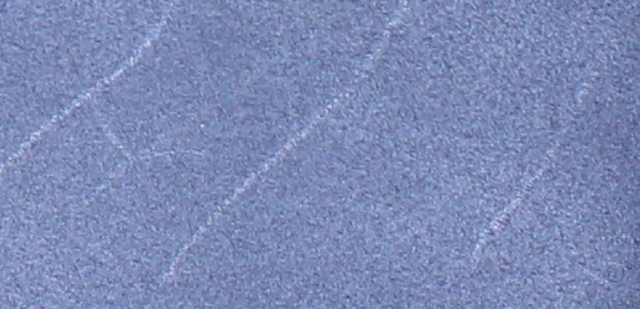
#> input picture Image/scratch.png, 640 x 309 px, found by its file name
$ python CV_7_Scratch.py   (older library calls are emulated)
#> lines starting #> are read from the running program, lines starting #| are printed output that depends on the picture
import cv2
import numpy as np
import tools

# input image
image_ori = cv2.imread("./Image/Scratch.png")
#> image_ori is the input picture: shape (309, 640, 3); mean B, G, R 181.9, 138.3, 124.1
image_grey = cv2.cvtColor(image_ori, cv2.COLOR_RGB2GRAY)
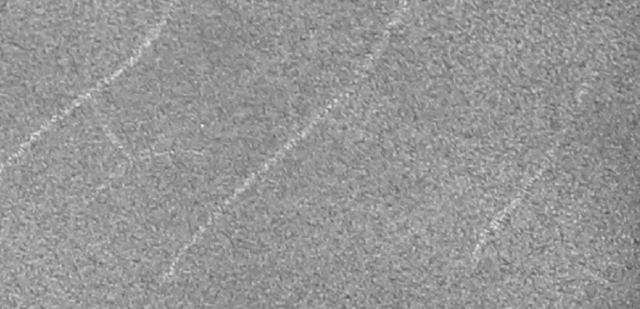
#> image_grey: shape (309, 640); min 82, max 238, mean 149.7

# get sobel image
blur = cv2.GaussianBlur(image_grey, (15,15), 5)
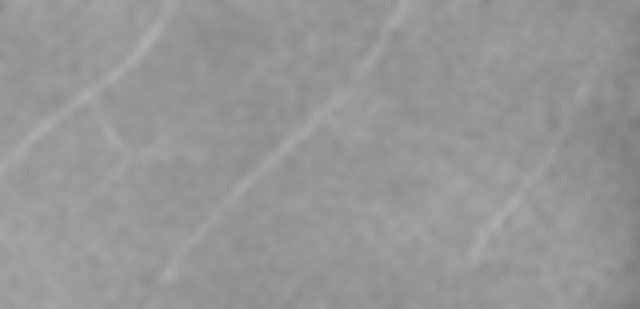
#> blur: shape (309, 640); min 124, max 173, mean 149.8
x = cv2.Sobel(blur, cv2.CV_16S, 1, 0)
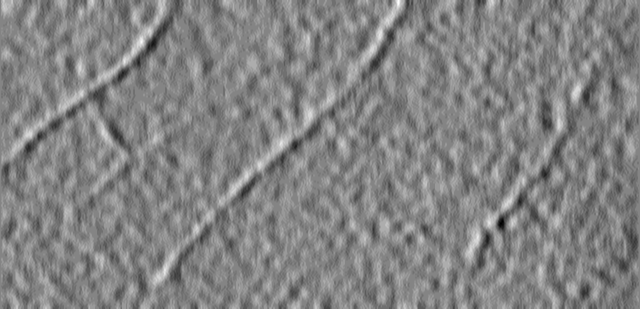
#> x: shape (309, 640) int16; min -26, max 24, mean -0.3; drawn with min black and max white
y = cv2.Sobel(blur, cv2.CV_16S, 0, 1)
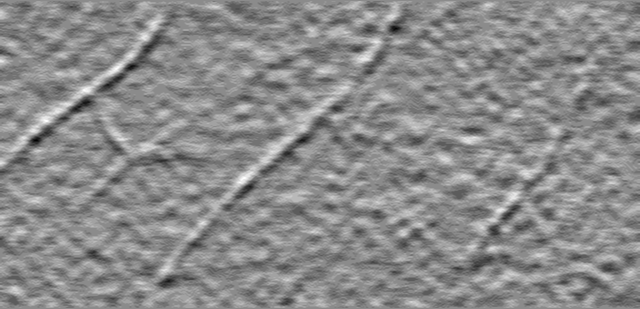
#> y: shape (309, 640) int16; min -24, max 20, mean -0.029; drawn with min black and max white
absx = cv2.convertScaleAbs(x)
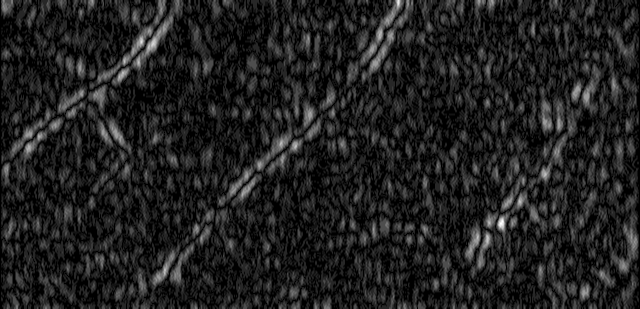
#> absx: shape (309, 640); min 0, max 26, mean 3.3; drawn with min black and max white
absy = cv2.convertScaleAbs(y)
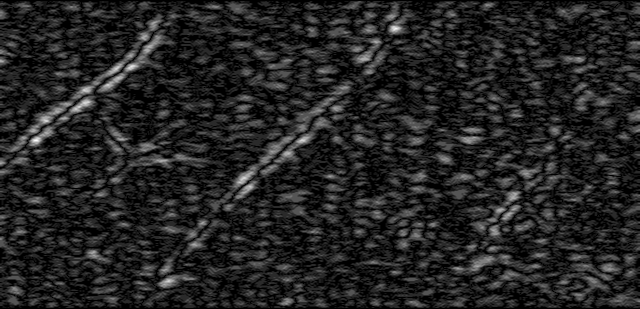
#> absy: shape (309, 640); min 0, max 24, mean 3.3; drawn with min black and max white
Sobel = cv2.addWeighted(absx, 0.5, absy, 0.5, 0)
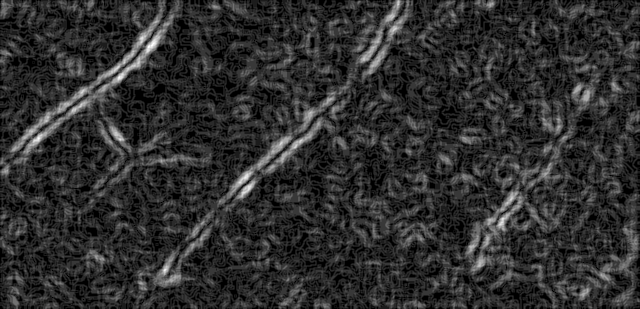
#> Sobel: shape (309, 640); min 0, max 18, mean 3.32; drawn with min black and max white
Sobel = cv2.normalize(Sobel, None, 0, 255, cv2.NORM_MINMAX)

# morphologizing
#> (the run stopped early here; a loop or call above may not have finished)
